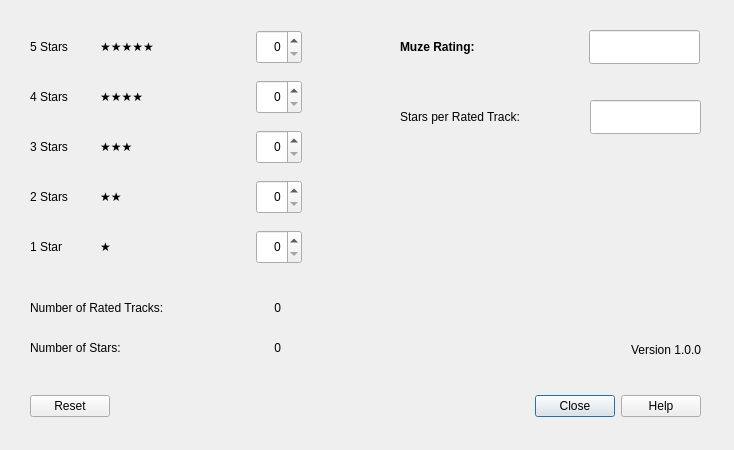
<?xml version="1.0" encoding="UTF-8"?>
<ui version="4.0">
 <class>CalculatorDialog</class>
 <widget class="QDialog" name="CalculatorDialog">
  <property name="geometry">
   <rect>
    <x>0</x>
    <y>0</y>
    <width>734</width>
    <height>450</height>
   </rect>
  </property>
  <property name="windowTitle">
   <string>Muze Rating Calculator</string>
  </property>
  <widget class="QDialogButtonBox" name="buttonBox">
   <property name="geometry">
    <rect>
     <x>30</x>
     <y>390</y>
     <width>671</width>
     <height>32</height>
    </rect>
   </property>
   <property name="orientation">
    <enum>Qt::Horizontal</enum>
   </property>
   <property name="standardButtons">
    <set>QDialogButtonBox::Close|QDialogButtonBox::Help|QDialogButtonBox::Reset</set>
   </property>
   <property name="centerButtons">
    <bool>false</bool>
   </property>
  </widget>
  <widget class="QSpinBox" name="star5SpinBox">
   <property name="geometry">
    <rect>
     <x>256</x>
     <y>30</y>
     <width>46</width>
     <height>34</height>
    </rect>
   </property>
   <property name="alignment">
    <set>Qt::AlignRight|Qt::AlignTrailing|Qt::AlignVCenter</set>
   </property>
   <property name="maximum">
    <number>999</number>
   </property>
  </widget>
  <widget class="QLabel" name="star5TextLabel">
   <property name="geometry">
    <rect>
     <x>30</x>
     <y>36</y>
     <width>62</width>
     <height>21</height>
    </rect>
   </property>
   <property name="text">
    <string>5 Stars</string>
   </property>
  </widget>
  <widget class="QLabel" name="star4TextLabel">
   <property name="geometry">
    <rect>
     <x>30</x>
     <y>86</y>
     <width>62</width>
     <height>21</height>
    </rect>
   </property>
   <property name="text">
    <string>4 Stars</string>
   </property>
  </widget>
  <widget class="QLabel" name="star3TextLabel">
   <property name="geometry">
    <rect>
     <x>30</x>
     <y>136</y>
     <width>62</width>
     <height>21</height>
    </rect>
   </property>
   <property name="text">
    <string>3 Stars</string>
   </property>
  </widget>
  <widget class="QLabel" name="star2TextLabel">
   <property name="geometry">
    <rect>
     <x>30</x>
     <y>186</y>
     <width>62</width>
     <height>21</height>
    </rect>
   </property>
   <property name="text">
    <string>2 Stars</string>
   </property>
  </widget>
  <widget class="QLabel" name="star1TextLabel">
   <property name="geometry">
    <rect>
     <x>30</x>
     <y>236</y>
     <width>62</width>
     <height>21</height>
    </rect>
   </property>
   <property name="text">
    <string>1 Star</string>
   </property>
  </widget>
  <widget class="QSpinBox" name="star4SpinBox">
   <property name="geometry">
    <rect>
     <x>256</x>
     <y>80</y>
     <width>46</width>
     <height>34</height>
    </rect>
   </property>
   <property name="alignment">
    <set>Qt::AlignRight|Qt::AlignTrailing|Qt::AlignVCenter</set>
   </property>
   <property name="maximum">
    <number>999</number>
   </property>
  </widget>
  <widget class="QSpinBox" name="star3SpinBox">
   <property name="geometry">
    <rect>
     <x>256</x>
     <y>130</y>
     <width>46</width>
     <height>34</height>
    </rect>
   </property>
   <property name="alignment">
    <set>Qt::AlignRight|Qt::AlignTrailing|Qt::AlignVCenter</set>
   </property>
   <property name="maximum">
    <number>999</number>
   </property>
  </widget>
  <widget class="QSpinBox" name="star2SpinBox">
   <property name="geometry">
    <rect>
     <x>256</x>
     <y>180</y>
     <width>46</width>
     <height>34</height>
    </rect>
   </property>
   <property name="alignment">
    <set>Qt::AlignRight|Qt::AlignTrailing|Qt::AlignVCenter</set>
   </property>
   <property name="maximum">
    <number>999</number>
   </property>
  </widget>
  <widget class="QSpinBox" name="star1SpinBox">
   <property name="geometry">
    <rect>
     <x>256</x>
     <y>230</y>
     <width>46</width>
     <height>34</height>
    </rect>
   </property>
   <property name="alignment">
    <set>Qt::AlignRight|Qt::AlignTrailing|Qt::AlignVCenter</set>
   </property>
   <property name="maximum">
    <number>999</number>
   </property>
  </widget>
  <widget class="QLabel" name="numberOfRatedTracksTextLabel">
   <property name="geometry">
    <rect>
     <x>30</x>
     <y>300</y>
     <width>181</width>
     <height>16</height>
    </rect>
   </property>
   <property name="text">
    <string>Number of Rated Tracks:</string>
   </property>
  </widget>
  <widget class="QLabel" name="numberOfRatedTracksLabel">
   <property name="geometry">
    <rect>
     <x>230</x>
     <y>300</y>
     <width>51</width>
     <height>16</height>
    </rect>
   </property>
   <property name="text">
    <string>0</string>
   </property>
   <property name="alignment">
    <set>Qt::AlignRight|Qt::AlignTrailing|Qt::AlignVCenter</set>
   </property>
  </widget>
  <widget class="QLabel" name="muzeRatingLabel">
   <property name="geometry">
    <rect>
     <x>400</x>
     <y>36</y>
     <width>181</width>
     <height>21</height>
    </rect>
   </property>
   <property name="font">
    <font>
     <weight>75</weight>
     <bold>true</bold>
    </font>
   </property>
   <property name="text">
    <string>Muze Rating:</string>
   </property>
  </widget>
  <widget class="QLineEdit" name="muzeRatingLineEdit">
   <property name="geometry">
    <rect>
     <x>589</x>
     <y>30</y>
     <width>111</width>
     <height>34</height>
    </rect>
   </property>
   <property name="font">
    <font>
     <weight>75</weight>
     <bold>true</bold>
    </font>
   </property>
   <property name="focusPolicy">
    <enum>Qt::TabFocus</enum>
   </property>
   <property name="alignment">
    <set>Qt::AlignRight|Qt::AlignTrailing|Qt::AlignVCenter</set>
   </property>
   <property name="readOnly">
    <bool>true</bool>
   </property>
  </widget>
  <widget class="QLabel" name="star5Label">
   <property name="geometry">
    <rect>
     <x>100</x>
     <y>36</y>
     <width>141</width>
     <height>21</height>
    </rect>
   </property>
   <property name="text">
    <string>★★★★★</string>
   </property>
   <property name="alignment">
    <set>Qt::AlignLeading|Qt::AlignLeft|Qt::AlignVCenter</set>
   </property>
  </widget>
  <widget class="QLabel" name="star4Label">
   <property name="geometry">
    <rect>
     <x>100</x>
     <y>86</y>
     <width>141</width>
     <height>21</height>
    </rect>
   </property>
   <property name="text">
    <string>★★★★</string>
   </property>
   <property name="alignment">
    <set>Qt::AlignLeading|Qt::AlignLeft|Qt::AlignVCenter</set>
   </property>
  </widget>
  <widget class="QLabel" name="star3Label">
   <property name="geometry">
    <rect>
     <x>100</x>
     <y>136</y>
     <width>141</width>
     <height>21</height>
    </rect>
   </property>
   <property name="text">
    <string>★★★</string>
   </property>
   <property name="alignment">
    <set>Qt::AlignLeading|Qt::AlignLeft|Qt::AlignVCenter</set>
   </property>
  </widget>
  <widget class="QLabel" name="star2Label">
   <property name="geometry">
    <rect>
     <x>100</x>
     <y>186</y>
     <width>141</width>
     <height>21</height>
    </rect>
   </property>
   <property name="text">
    <string>★★</string>
   </property>
   <property name="alignment">
    <set>Qt::AlignLeading|Qt::AlignLeft|Qt::AlignVCenter</set>
   </property>
  </widget>
  <widget class="QLabel" name="star1Label">
   <property name="geometry">
    <rect>
     <x>100</x>
     <y>236</y>
     <width>131</width>
     <height>21</height>
    </rect>
   </property>
   <property name="text">
    <string>★</string>
   </property>
   <property name="alignment">
    <set>Qt::AlignLeading|Qt::AlignLeft|Qt::AlignVCenter</set>
   </property>
  </widget>
  <widget class="QLabel" name="numberOfStarsTextLabel">
   <property name="geometry">
    <rect>
     <x>30</x>
     <y>340</y>
     <width>151</width>
     <height>16</height>
    </rect>
   </property>
   <property name="text">
    <string>Number of Stars:</string>
   </property>
  </widget>
  <widget class="QLabel" name="numberOfStarsLabel">
   <property name="geometry">
    <rect>
     <x>230</x>
     <y>340</y>
     <width>51</width>
     <height>16</height>
    </rect>
   </property>
   <property name="text">
    <string>0</string>
   </property>
   <property name="alignment">
    <set>Qt::AlignRight|Qt::AlignTrailing|Qt::AlignVCenter</set>
   </property>
  </widget>
  <widget class="QLabel" name="starsPerRatedTrackLabel">
   <property name="geometry">
    <rect>
     <x>400</x>
     <y>106</y>
     <width>181</width>
     <height>21</height>
    </rect>
   </property>
   <property name="text">
    <string>Stars per Rated Track:</string>
   </property>
  </widget>
  <widget class="QLineEdit" name="starsPerRatedTrackLineEdit">
   <property name="geometry">
    <rect>
     <x>590</x>
     <y>100</y>
     <width>111</width>
     <height>34</height>
    </rect>
   </property>
   <property name="focusPolicy">
    <enum>Qt::TabFocus</enum>
   </property>
   <property name="alignment">
    <set>Qt::AlignRight|Qt::AlignTrailing|Qt::AlignVCenter</set>
   </property>
   <property name="readOnly">
    <bool>true</bool>
   </property>
  </widget>
  <widget class="QLabel" name="versionLabel">
   <property name="geometry">
    <rect>
     <x>480</x>
     <y>340</y>
     <width>221</width>
     <height>20</height>
    </rect>
   </property>
   <property name="text">
    <string>Version 1.0.0</string>
   </property>
   <property name="alignment">
    <set>Qt::AlignRight|Qt::AlignTrailing|Qt::AlignVCenter</set>
   </property>
  </widget>
  <widget class="QLabel" name="watermarkLabel">
   <property name="geometry">
    <rect>
     <x>410</x>
     <y>170</y>
     <width>171</width>
     <height>171</height>
    </rect>
   </property>
   <property name="text">
    <string/>
   </property>
   <property name="scaledContents">
    <bool>true</bool>
   </property>
  </widget>
 </widget>
 <tabstops>
  <tabstop>star5SpinBox</tabstop>
  <tabstop>star4SpinBox</tabstop>
  <tabstop>star3SpinBox</tabstop>
  <tabstop>star2SpinBox</tabstop>
  <tabstop>star1SpinBox</tabstop>
  <tabstop>muzeRatingLineEdit</tabstop>
  <tabstop>starsPerRatedTrackLineEdit</tabstop>
 </tabstops>
 <resources/>
 <connections>
  <connection>
   <sender>buttonBox</sender>
   <signal>accepted()</signal>
   <receiver>CalculatorDialog</receiver>
   <slot>accept()</slot>
   <hints>
    <hint type="sourcelabel">
     <x>248</x>
     <y>254</y>
    </hint>
    <hint type="destinationlabel">
     <x>157</x>
     <y>274</y>
    </hint>
   </hints>
  </connection>
  <connection>
   <sender>buttonBox</sender>
   <signal>rejected()</signal>
   <receiver>CalculatorDialog</receiver>
   <slot>reject()</slot>
   <hints>
    <hint type="sourcelabel">
     <x>316</x>
     <y>260</y>
    </hint>
    <hint type="destinationlabel">
     <x>286</x>
     <y>274</y>
    </hint>
   </hints>
  </connection>
 </connections>
</ui>
